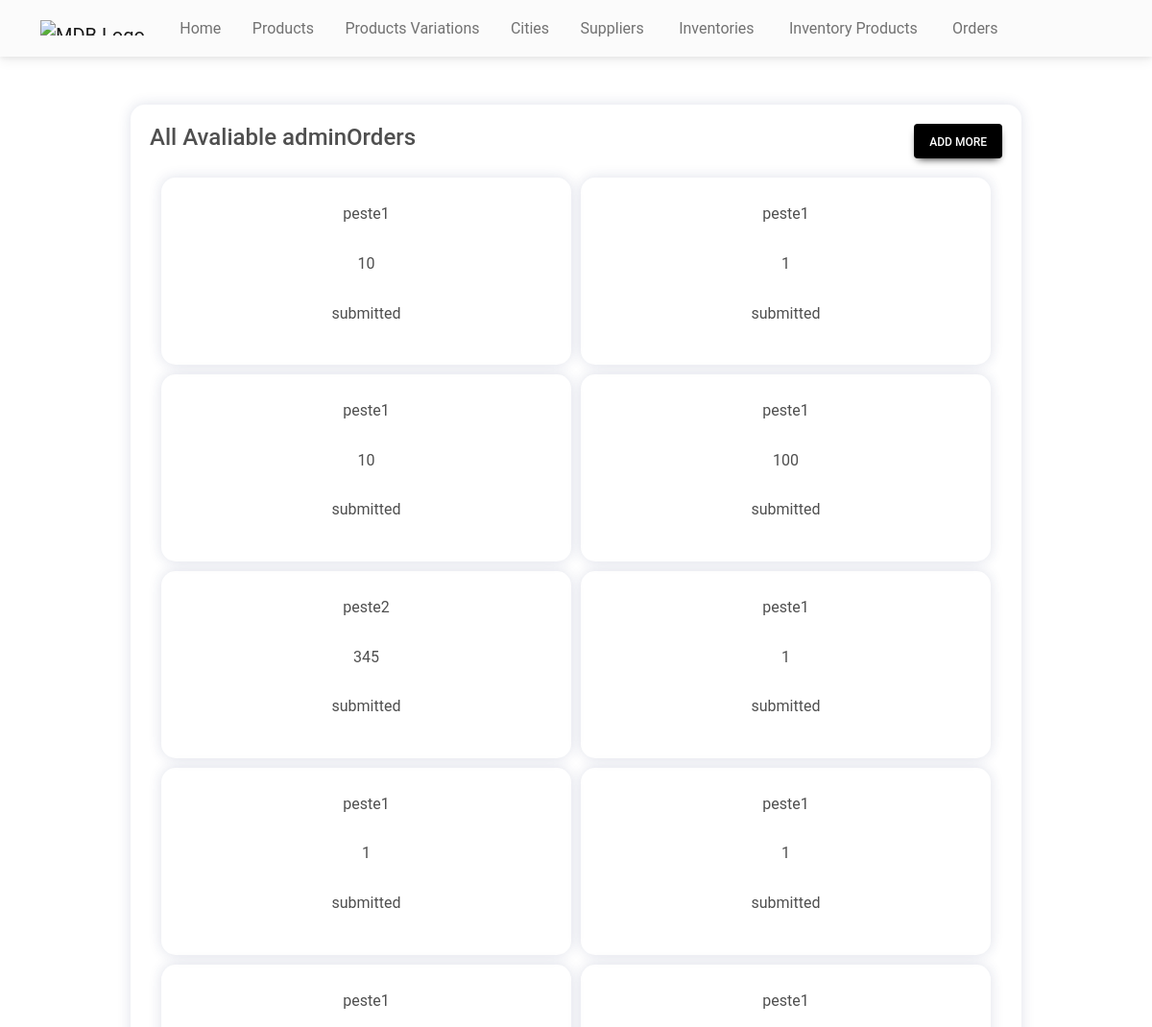
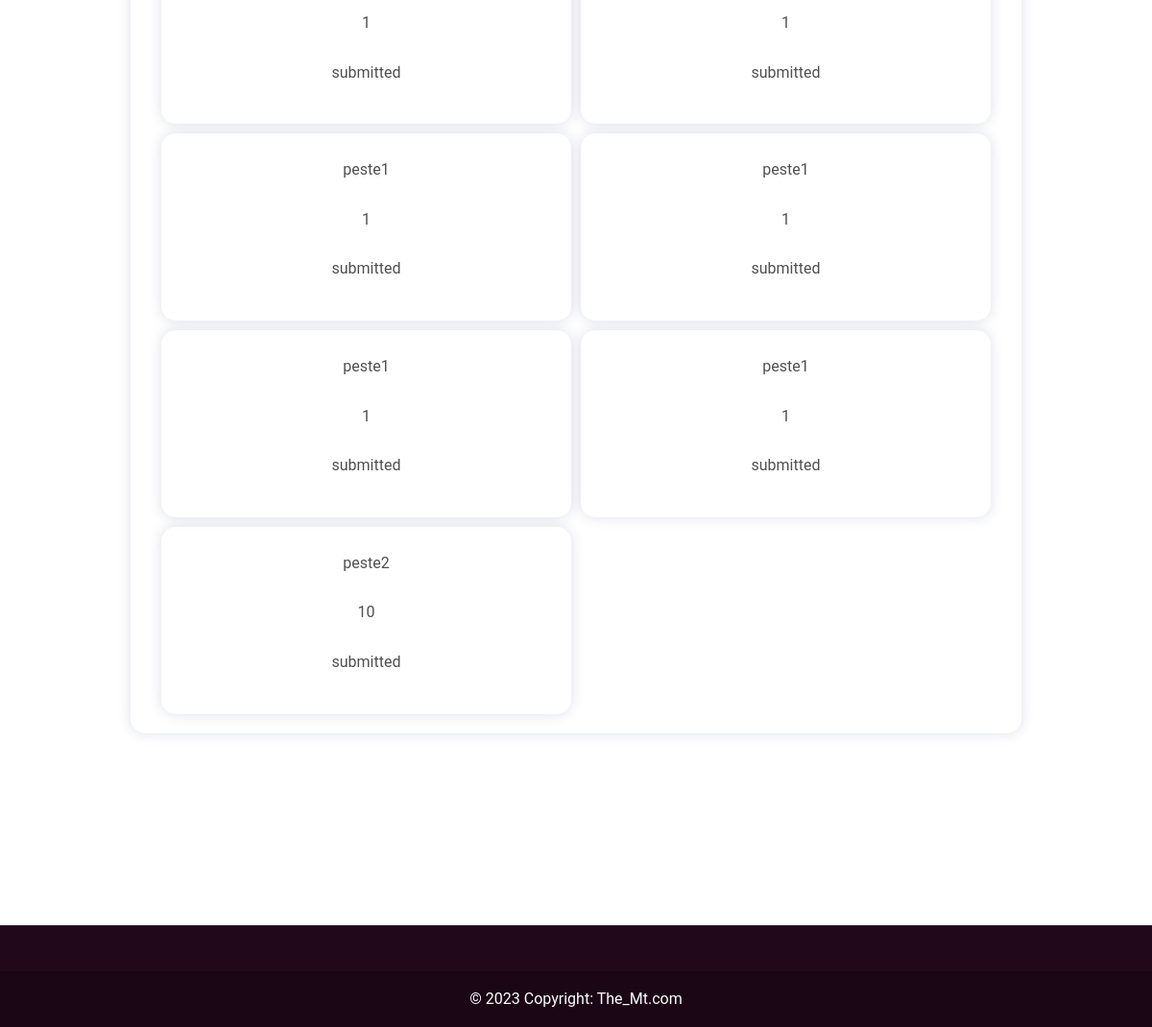
/adminHome/adminOrderList/, run on the app's committed database (2 pictures, top to bottom).
### shop/models.py (models this page shows, shortened)
class Order(models.Model):
    user = models.ForeignKey(CustomUser, on_delete=models.CASCADE,default='')
    product = models.ForeignKey(InventoryProduct, on_delete=models.CASCADE,default='')
    quantity = models.PositiveIntegerField(blank=False, null=False, default=0)
    SUBMITTED = 'submitted'
    READY_TO_SEND = 'ready to send'
    STATUS_CHOICES = [(SUBMITTED, 'submitted'),
        (READY_TO_SEND, 'ready to send'),]
    status = models.CharField(max_length=50, choices=STATUS_CHOICES, default=SUBMITTED)

class InventoryProduct(models.Model):
    productId = models.ForeignKey(Product, on_delete=models.CASCADE, verbose_name="Product Name")
    inventoryId = models.ForeignKey(Inventory, on_delete=models.CASCADE, verbose_name="Inventory City")
    quantity = models.IntegerField()
    def __str__(self):
        return self.productId.name

class Product(models.Model):
    name = models.CharField(max_length=200)
    price = models.CharField(max_length=200)
    quantity = models.PositiveIntegerField(verbose_name="Quantity in Kg")
    pType = models.ForeignKey(ProductVariation, on_delete=models.CASCADE, verbose_name="Category Name")
    cityId = models.ForeignKey(City, on_delete=models.CASCADE, verbose_name="City Name")

### shop/views.py (the view)
# urls.py: path('adminHome/adminOrderList/', AdminOrderListView.as_view(), name='adminOrderList'),
class AdminOrderListView(ListView):
    model = Order
    template_name = 'adminOrderList.html'

### templates/adminOrderList.html (shortened to what this page needs)
{% extends 'adminBase.html' %}
{% load static %}
{% block cssLinks %}
<link rel="stylesheet" href="{% static 'css/adminOrder.css' %}" />
{% endblock cssLinks %}
{% block content %}
<section class="adminOrderList mb-14">
  <div class="wrapper">
    <div class="top">
      <h4>All Avaliable adminOrders</h4>
      <a class="btn btn-black px-3" role="button" href="{% url  'adminOrderCreate' %}">Add more</a>
    </div>
    <div class="container">
      {% for adminOrder in object_list%}
      <div class="adminOrderCard">
        <p>{{ adminOrder.product }}</p>
        <p>{{ adminOrder.quantity }}</p>
        <p>{{ adminOrder.status }}</p>
      </div>
      {% endfor %}
    </div>
  </div>
</section>
{% endblock content %}

### static/css/adminOrder.css (style rules this page uses)
section.adminOrderList { width: 100%; padding: 50px 20px; background-color: white; }
section.adminOrderList > .wrapper { display: flex; width: 80%; flex-flow: column; justify-content: center; align-items: center; padding: 20px; margin: 0 auto; border-radius: 15px; box-shadow: 0px 0px 14px 0px rgba(36, 48, 110, 0.15); row-gap: 20px; }
section.adminOrderList > .wrapper > .top { display: flex; width: 100%; flex-flow: row nowrap; justify-content: space-between; align-items: center; }
@media screen and (min-width: 1200px) { section.adminOrderList > .wrapper > .container { display: grid; width: 100%; grid-template-columns: repeat(4, 1fr); justify-content: center; align-items: center; gap: 10px; } }
@media screen and (min-width: 768px) and (max-width: 1200px) { section.adminOrderList > .wrapper > .container { display: grid; width: 100%; grid-template-columns: repeat(2, 1fr); justify-content: center; align-items: center; gap: 10px; } }
section.adminOrderList > .wrapper > .container > .adminOrderCard { display: flex; width: 100%; flex-flow: column; justify-content: center; align-items: center; row-gap: 10px; padding: 25px; border-radius: 15px; box-shadow: 0px 0px 14px 0px rgba(36, 48, 110, 0.15); transition: 300ms ease; position: relative; overflow: hidden; }

### data on the page
Order: product "peste1", quantity "10", status "submitted"
Order: product "peste1", quantity "1", status "submitted"
Order: product "peste1", quantity "10", status "submitted"
Order: product "peste1", quantity "100", status "submitted"
Order: product "peste2", quantity "345", status "submitted"
Order: product "peste1", quantity "1", status "submitted"
Order: product "peste1", quantity "1", status "submitted"
Order: product "peste1", quantity "1", status "submitted"
Order: product "peste1", quantity "1", status "submitted"
Order: product "peste1", quantity "1", status "submitted"
Order: product "peste1", quantity "1", status "submitted"
Order: product "peste1", quantity "1", status "submitted"
Order: product "peste1", quantity "1", status "submitted"
Order: product "peste1", quantity "1", status "submitted"
Order: product "peste2", quantity "10", status "submitted"
